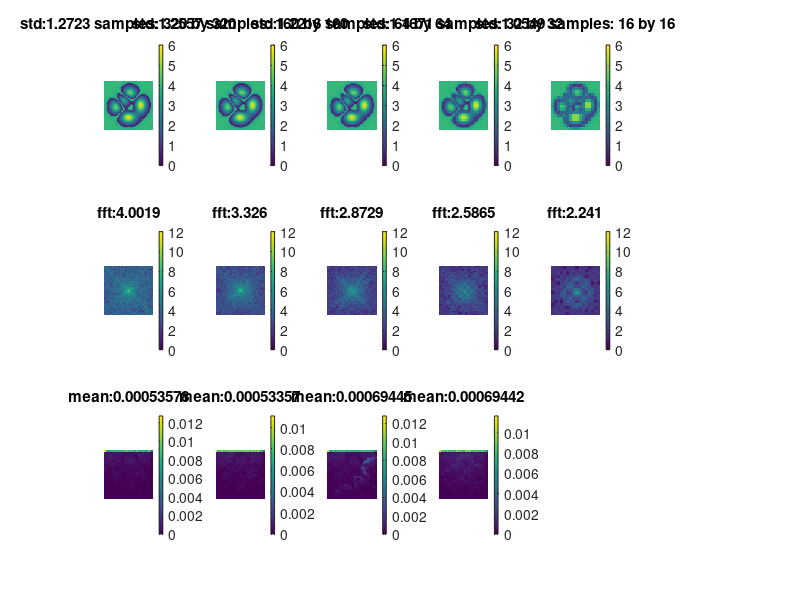

This chart was generated by the following MATLAB code: (Note: this script raises an error after producing the figure.)
function test
    clear
    close all
    




    %%
    sigmaT_resolution = 320;
    %%
    sigmaT = peaks(sigmaT_resolution)+peaks(sigmaT_resolution)';
    sigmaT(sigmaT<0) = -sigmaT(sigmaT<0);
    sigmaT = sigmaT * 0.5;
    sigmaT(sigmaT<0.5) = 4-sigmaT(sigmaT<0.5);    
    %%
%     sigmaT = rand(sigmaT_resolution,sigmaT_resolution)*6;

    %%
%     sigmaT = zeros(sigmaT_resolution,sigmaT_resolution);
%     ii = 6;
%     for i = 1:sigmaT_resolution
%        if(ii<0)
%         ii = 6;
%        end
%         sigmaT(i,:) = ii;
%         ii = ii-0.5;       
%     end
%     sigmaT = imrotate(sigmaT,90);

    %%
%     sigmaT = zeros(round(sqrt(2)*sigmaT_resolution),round(sqrt(2)*sigmaT_resolution));
%     ii = 6;
%     for i = 1:size(sigmaT,1)
%        if(ii<0.5)
%         ii = 6;
%        end
%         sigmaT(i,:) = ii;
%         ii = ii-0.5;       
%     end
%     sigmaT = imrotate(sigmaT,45);
%     startP = round((size(sigmaT,1)-sigmaT_resolution)/2);
%     sigmaT = sigmaT(startP:startP+sigmaT_resolution-1,startP:startP+sigmaT_resolution-1);
    
    %%    
    % down sample
    windowsizeList = [1,2,5,10,20,40];
    figure;
    flag = 0;
    for windowsize = windowsizeList
        flag = flag + 1
        window = ones(windowsize,windowsize)/(windowsize*windowsize);
        sigmaT_d = conv2(sigmaT,window,'valid');
        sigmaT_d = sigmaT_d(1:windowsize:end,1:windowsize:end);
        std_d(flag) = std(sigmaT_d(:));
        
        subplot(3,6,flag);
        imagesc(sigmaT_d,[0 6])
        colorbar
        axis equal
        axis off
        title(['std:' num2str(std_d(flag)) ' samples: ' num2str(sigmaT_resolution/windowsize) ' by ' num2str(sigmaT_resolution/windowsize)]);
        
        % fft_d = computeFFT(sigmaT_d);
        fft_d = log(abs(fftshift(fft2(sigmaT_d)))+1);
        fft_mean_d(flag) = mean(fft_d(:));

        subplot(3,6,flag+6)
        imagesc(fft_d,[0 12]);
        colorbar
        axis equal
        axis off
        title(['fft:' num2str(fft_mean_d(flag))])
        
    %%    
    
        maxDepth = 1000;
        x = zeros(maxDepth, 2);
        w = zeros(maxDepth, 2);
        y = [];
        weight = zeros(maxDepth,1);

        N_Sample = 10000;
        for samples = 1: N_Sample
            
            x(1,:) = [rand,1];
            w(1,:) = [0,1];
            w(2:end,:) = [];
            x(2:end,:) = [];
            
            albedo = 0.95;
            weight(1,1) = 1/N_Sample * albedo;
            weight(2:end,:) = [];
            
            for dep = 1 : maxDepth - 1
                c = round((1-x(dep,2))*size(sigmaT_d,1));
                r = round(x(dep,1)*size(sigmaT_d,2));
                c(c==0)=1;r(r==0)=1;
                t = -log(rand)/sigmaT_d(c,r);
                x1 = x(dep, :) - t*w(dep, :);
                if x1(1) < 0.0 || x1(1) > 1.0 || x1(2) < 0.0 || x1(2) > 1.0
                    y = [y; [x(1:dep-1,:) weight(1:dep-1,1)]];
                    break;
                end
                theta = 2*pi*rand;
                w(dep + 1,:) = [cos(theta),sin(theta)];
                x(dep + 1,:) = x1;
                weight(dep + 1,1) = weight(dep,1)*albedo;
            end
%             y = [y; x(end,:)];
        end

        % density map
        mapSize = 32;
        densityMap = zeros(mapSize,mapSize);
        for i = 1: size(y,1)
            c = round((1-y(i,2))*mapSize);
            r = round(y(i,1)*mapSize);
            c(c==0)=1;r(r==0)=1;
            densityMap(c, r) = densityMap(c, r) + y(i,3)/sigmaT_d(c,r);
        end

%         densityMap = conv2(densityMap, ones(10,10));
%         subplot(3,6,flag+6)
%         imagesc(densityMap)
%         colorbar
%         axis equal
%         axis off
%         title(['mean:' num2str(mean(densityMap(:)))])
        
        
        densityMap = log(densityMap+1);
        densityMean(flag) = mean(densityMap(:));
        subplot(3,6,flag+12)
        imagesc(densityMap)
        colorbar
        axis equal
        axis off      
        title(['mean:' num2str(densityMean(flag))])
    end
    
    
%     std_d=[1.73,0.87223,0.34858,0.17422,0.08362,0.036857];
%     fft_mean_d=[6.0312,4.6683,2.8952,1.7031,0.77638,0.30214];
%     densityMean=[3.8622,4.2435,4.3449,4.3524,4.3495,4.3506];
%     windowsizeList = [1,2,5,10,20,40];



    figure;

    subplot(2,2,1);
    plot(windowsizeList,std_d,'*-');
    xlabel('downsampleScale');
    ylabel('std');

    subplot(2,2,2);
    plot(std_d,fft_mean_d,'*-');
    xlabel('std');
    ylabel('fft');

    subplot(2,2,3);
    plot(std_d,densityMean,'*-');
    xlabel('std');
    ylabel('bright');

    subplot(2,2,4);
    plot(fft_mean_d,densityMean,'*-');
    xlabel('fft');
    ylabel('bright');
end
